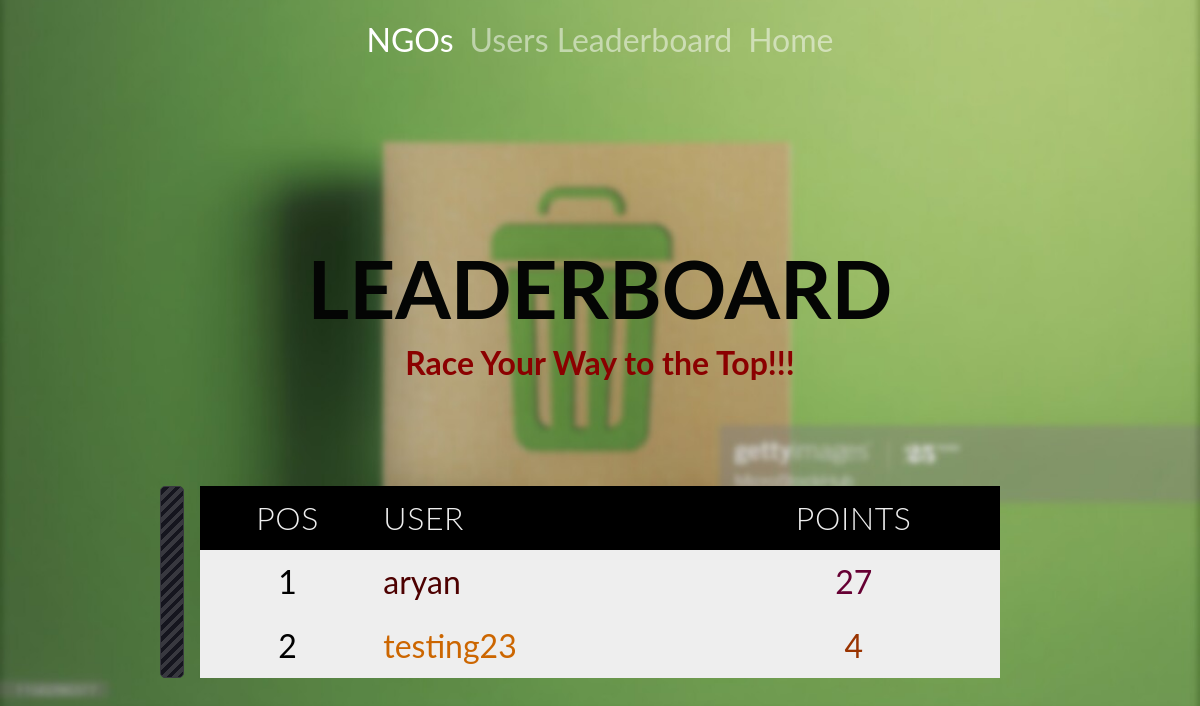
/user-leaderboard/, run on the app's committed database.
### proj/models.py (models this page shows)
class UserContributionModel(models.Model):
    user = models.OneToOneField(User, on_delete=models.CASCADE)
    contribution = models.PositiveSmallIntegerField(default=0)
    workCompleted = models.PositiveSmallIntegerField(
        default=0)  # Specific for NGO
    field_history = FieldHistoryTracker(['contribution'])

### proj/views.py (the view)
# urls.py: path('user-leaderboard/', UsersLeaderboard, name='UsersLeaderboard'),
def UsersLeaderboard(request):
    li = UserContributionModel.objects.order_by('-contribution')
    l1 = []
    print(li)
    for x in li:
        if(x.user.groups.all()[0].name == "AppUsers"):
            l1.append(x)
    l1 = l1[:100]
    print(l1)
    return render(request, 'LeaderBoard.html', {"list": l1})

### proj/templates/LeaderBoard.html (shortened to what this page needs)
{% load static %}
<!DOCTYPE html>
<html lang="en">
<head>
  <link rel="stylesheet" href="https://stackpath.bootstrapcdn.com/bootstrap/4.5.0/css/bootstrap.min.css">
  <link rel="stylesheet" href="{% static 'css/leaderboard.css' %}">
</head>
<body>
  <nav class="navbar navbar-expand-sm  navbar-dark scrolling-navbar">
    <div class="container">
      <div class="collapse navbar-collapse" id="navbarSupportedContent">
        <ul class="navbar-nav mr-auto">
          <li class="nav-item active">
            <a class="nav-link" href="/ngos-leaderboard/">NGOs
            </a>
          </li>
          <li class="nav-item">
            <a class="nav-link" href="/user-leaderboard/">Users Leaderboard</a>
          </li>
          <li class="nav-item">
            <a class="nav-link" href="/" >Home</a>
          </li>
        </ul>
      </div>
    </div>
  </nav>
<br>
<br>
<div class="jumbotron" style="background-color: transparent;">
  <h1 style="color: rgb(4, 5, 4); text-align: center; font-size: 5rem; font-weight: bolder;">LEADERBOARD</h1>
  <h3 style="color: darkred; text-align: center; font-size: 2rem; font-weight: bold;">Race Your Way to the Top!!!</h3>
</div>
<table>
    <THEAD>
    <tr style="color: azure; background-color: black !important">
      <th>
       Pos
      </th>
      <th>
       User
      </th>
      <th>
       Points
      </th>
    </tr>
</THEAD>
<tbody>
    {% for x in list %}
    <tr>
        <td>{{forloop.counter}}</td>
        <td class="name">{{x.user}}</td>
        <td class="contributions">{{x.contribution}}</td>
    </tr>
    {% endfor %}
</tbody>
  </table>
</body>
</html>

### proj/static/css/leaderboard.css (style rules this page uses)
* { box-sizing: border-box; margin: 0; padding: 0; color:black; }
body { background: #15151E; color: rgba(85, 119, 88, 0.9); font-family: 'Rubik', sans-serif; display: flex; font-size: xx-large; background: url('../img/lead.jpg') ; font-family: "lato", sans-serif; background-size: cover; height: -webkit-fill-available;; background-repeat: no-repeat; background-position: center; flex-direction: column; align-items: center; }
THEAD { background-color: rgb(10, 8, 8); }
table { margin: 0rem 1rem; position: relative; width: calc(90vw - 2rem); max-width: 800px; border-spacing: 0 1rem; }
table:before { position: absolute; content: ''; right: calc(100% + 1rem); top: 0; height: 100%; width: 1.5rem; border-radius: 5px; border: 1px solid #38383F; background: repeating-linear-gradient(-45deg, #15151E 0px, #15151E 4px, #38383F 4px, #38383F 8px); }
table tr > * { text-align: center; padding: 0.5rem; }
table tr > *:nth-child(2) { text-align: left; }
table th { font-weight: 300; letter-spacing: 0.04rem; font: size 10px; ; color: #eee; text-transform: uppercase; }
tr { background-color: #eee; }

### data on the page
UserContributionModel: user "aryan", contribution "27"
UserContributionModel: user "testing23", contribution "4"
